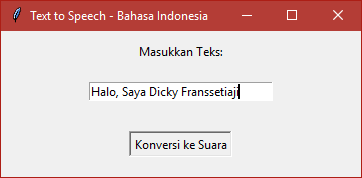

Source code (Python):
import tkinter as tk
from gtts import gTTS
from playsound import playsound

# Fungsi untuk mengonversi teks ke suara
def text_to_speech():
    input_text = text_entry.get()  # Mendapatkan teks dari input pengguna

    if input_text:
        # Menggunakan gTTS untuk mengonversi teks menjadi suara dengan bahasa Indonesia ('id')
        tts = gTTS(text=input_text, lang='id', slow=False)
        tts.save('E:/UMC/TUGAS SEMESTER GANJIL/PBO/tugaspertemuan6/output_text_to_sound.mp3')  # Menyimpan suara ke file MP3
        playsound('E:/UMC/TUGAS SEMESTER GANJIL/PBO/tugaspertemuan6/output_text_to_sound.mp3')  # Memutar suara menggunakan playsound

# Membuat GUI
root = tk.Tk()
root.title("Text to Speech - Bahasa Indonesia")

# Widget Label
label = tk.Label(root, text="Masukkan Teks:")
label.pack(pady=10)

# Widget Entry
text_entry = tk.Entry(root, width=30)
text_entry.pack(pady=10)

# Widget Button
convert_button = tk.Button(root, text="Konversi ke Suara", command=text_to_speech)
convert_button.pack(pady=20)

# Menjalankan loop GUI
root.mainloop()
